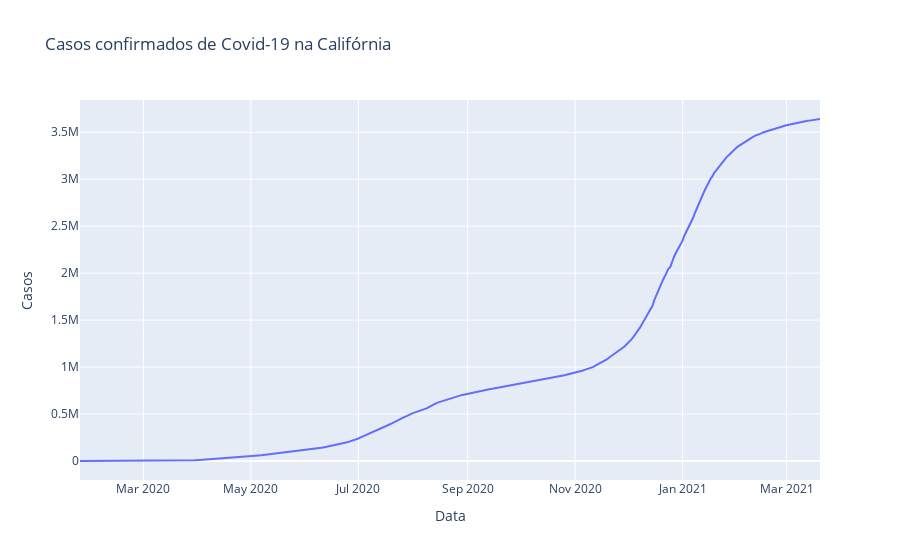

Write notebook code for a chart like this one.
### Code cell
# Vamos visualizar os casos por estado
        # Califórnia
px.line(ca, 'Data', 'Casos', title='Casos confirmados de Covid-19 na Califórnia')

### Figure 1 — Plotly figure (JSON) as saved in the notebook; plotly's stock layout.template omitted (floating-point values rounded to 4 significant figures; data arrays with more than 128 entries replaced by an {"elided": "..."} marker saying what was removed)
{"data": [{"hovertemplate": "Data=%{x}<br>Casos=%{y}<extra></extra>", "legendgroup": "", "line": {"color": "#636efa", "dash": "solid"}, "mode": "lines", "name": "", "orientation": "v", "showlegend": false, "type": "scatter", "x": {"elided": "421 str values"}, "xaxis": "x", "y": {"elided": "421 int values"}, "yaxis": "y"}], "layout": {"legend": {"tracegroupgap": 0}, "title": {"text": "Casos confirmados de Covid-19 na Califórnia"}, "xaxis": {"anchor": "y", "domain": [0, 1], "title": {"text": "Data"}}, "yaxis": {"anchor": "x", "domain": [0, 1], "title": {"text": "Casos"}}}}
